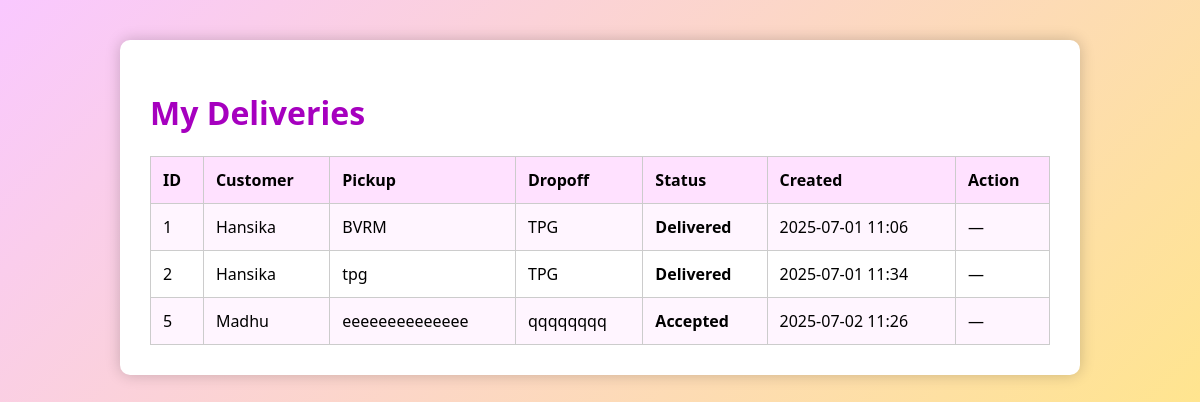
The page /my_deliveries/ (signed in) on the database its author committed.
### accounts/models.py (models this page shows, shortened)
class Delivery(models.Model):
    STATUS_CHOICES = [
        ('pending', 'Pending'),
        ('accepted', 'Accepted'),
        ('in_transit', 'In Transit'),
        ('delivered', 'Delivered'),
        ('assigned', 'Assigned'),
        ('completed', 'Completed'),
    ]
    customer = models.ForeignKey(User, on_delete=models.CASCADE, related_name='deliveries')
    driver = models.ForeignKey(User, on_delete=models.SET_NULL, null=True, blank=True, related_name='driver_deliveries')
    address = models.CharField(max_length=255)
    package_details = models.TextField()
    pickup_address = models.CharField(max_length=255)
    dropoff_address = models.CharField(max_length=255)
    package_note = models.TextField(blank=True)
    status = models.CharField(max_length=50, choices=STATUS_CHOICES, default='pending')
    created_at = models.DateTimeField(auto_now_add=True)
    updated_at = models.DateTimeField(auto_now=True)

class CustomUser(AbstractUser):
    ROLE_CHOICES = (("customer", "Customer"), ("driver", "Driver"))
    email = models.EmailField(unique=True)
    role  = models.CharField(max_length=10, choices=ROLE_CHOICES)
    USERNAME_FIELD  = "email"
    REQUIRED_FIELDS = ["username"]

### accounts/views.py (the view)
# urls.py: path('my_deliveries/', views.my_deliveries, name='my_deliveries'),
@login_required
def my_deliveries(request):
    if request.user.role == 'driver':
        deliveries = Delivery.objects.filter(driver=request.user).exclude(status='delivered')
        return render(request, 'accounts/my_deliveries.html', {'deliveries': deliveries})
    else:
        return render(request, 'accounts/my_deliveries.html', {'deliveries': []})

### accounts/templatetags/delivery_tags.py (called while the page is built)
@register.filter
def get_next_status(status):
    transitions = {
        'Accepted': 'In Transit',
        'In Transit': 'Delivered',
    }
    return transitions.get(status, None)

### accounts/templates/accounts/my_deliveries.html (shortened to what this page needs)
{% load delivery_tags %}
<!DOCTYPE html>
<html lang="en">
<head>
</head>
<body>
  <div class="container">
    <h1>My Deliveries</h1>
    {% if deliveries %}
    <table>
      <tr>
        <th>ID</th>
        <th>Customer</th>
        <th>Pickup</th>
        <th>Dropoff</th>
        <th>Status</th>
        <th>Created</th>
        <th>Action</th>
      </tr>
      {% for delivery in deliveries %}
      <tr>
        <td>{{ delivery.id }}</td>
        <td>{{ delivery.customer.username }}</td>
        <td>{{ delivery.pickup_address }}</td>
        <td>{{ delivery.dropoff_address }}</td>
        <td class="status">{{ delivery.status }}</td>
        <td>{{ delivery.created_at|date:"Y-m-d H:i" }}</td>
        <td>
          {% with next_status=delivery.status|get_next_status %}
            {% if next_status and user == delivery.driver %}
           <form method="post" action="{% url 'update_delivery_status' delivery.id %}">
            {% csrf_token %}
            <input type="hidden" name="current_status" value="{{ delivery.status }}">
            <button type="submit" class="btn btn-status">
              Mark as {{ next_status }}
            </button>
          </form>
            {% else %}
              —
            {% endif %}
          {% endwith %}
        </td>
      </tr>
      {% endfor %}
    </table>
    {% else %}
      <p class="no-deliveries">No deliveries assigned yet.</p>
    {% endif %}
  </div>
</body>
</html>

### accounts/templates/accounts/my_deliveries.html (style rules this page uses)
body { background: linear-gradient(135deg, #f9c8ff, #ffe58e); font-family: 'Segoe UI', Tahoma, Geneva, Verdana, sans-serif; margin: 0; padding: 40px; }
.container { background: white; padding: 30px; border-radius: 10px; box-shadow: 0 0 15px rgba(0,0,0,0.2); max-width: 900px; margin: auto; }
h1 { color: #a600bf; }
table { width: 100%; border-collapse: collapse; margin-top: 20px; }
th, td { padding: 12px; border: 1px solid #ccc; text-align: left; }
th { background-color: #ffe1ff; }
tr:nth-child(even) { background-color: #fff5ff; }
.status { font-weight: bold; text-transform: capitalize; }

### rows shown on the page
Delivery: id "1", customer.username "Hansika", pickup_address "BVRM", dropoff_address "TPG", status "Delivered", created_at "2025-07-01 11:06"
Delivery: id "2", customer.username "Hansika", pickup_address "tpg", dropoff_address "TPG", status "Delivered", created_at "2025-07-01 11:34"
Delivery: id "5", customer.username "Madhu", pickup_address "eeeeeeeeeeeeee", dropoff_address "qqqqqqqq", status "Accepted", created_at "2025-07-02 11:26"
